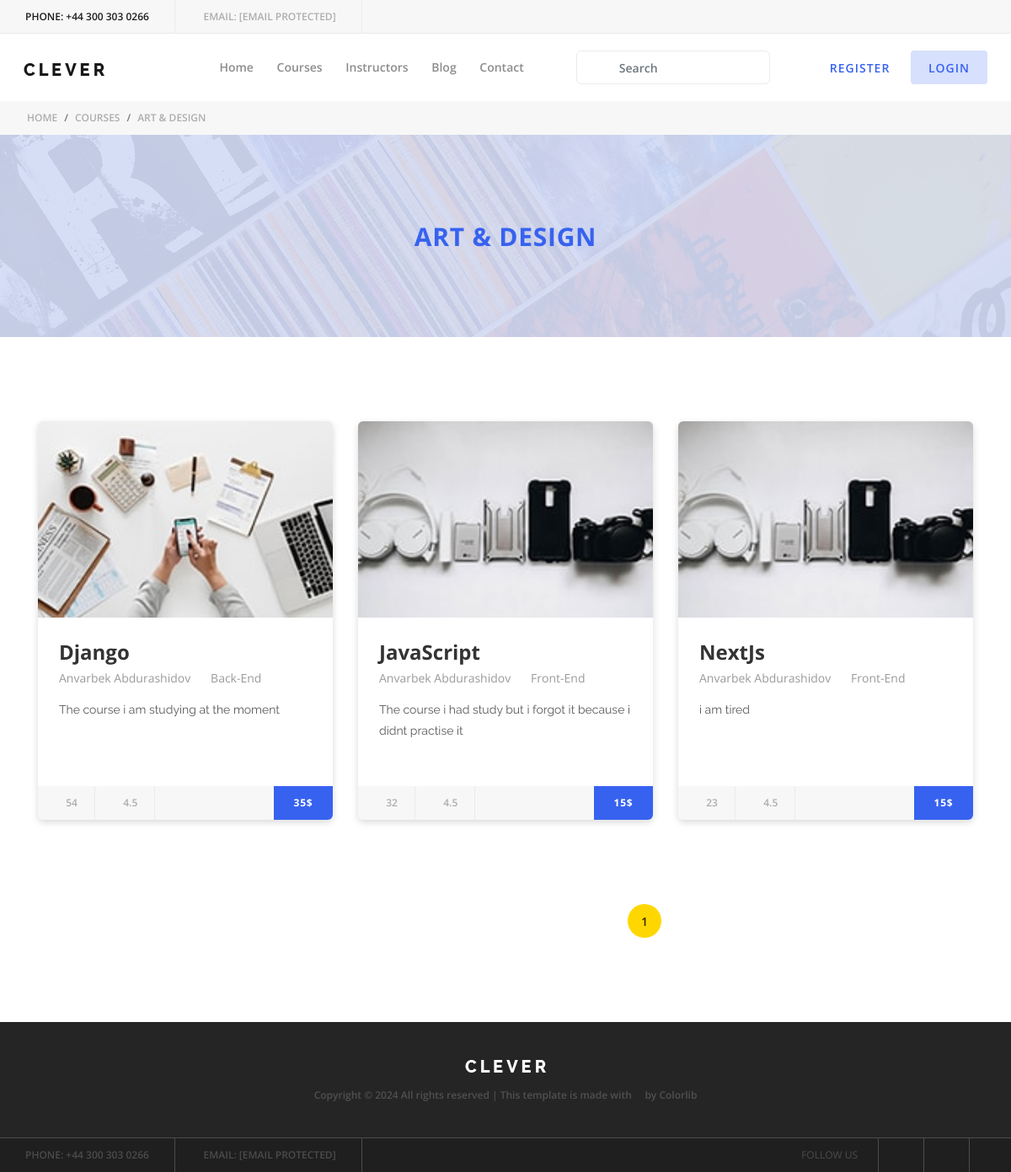
The page /courses/ (signed in) on the database its author committed.
### course/models.py (models this page shows, shortened)
class Course(models.Model):
    title = models.CharField(max_length=100)
    author_name = models.ForeignKey(Register, on_delete=models.CASCADE)
    category = models.ForeignKey(Category, on_delete=models.CASCADE)
    description = models.TextField()
    image = models.ImageField(upload_to='course_image/')
    price = models.CharField(max_length=50)
    views = models.PositiveIntegerField()

class Register(models.Model):
    name = models.CharField(max_length=100)
    email = models.EmailField(unique=True)
    phone = models.CharField(max_length=100, unique=True)
    def __str__(self):
        return self.name

class Category(models.Model):
    title = models.CharField(max_length=130)
    def __str__(self):
        return self.title

### course/views.py (the view)
# urls.py: path('courses/', courses, name='url_course'),
@login_required(login_url='login')
def courses(request):
    all_course = Paginator(Course.objects.all(), 3)
    page = request.GET.get('page')
    all_post = all_course.get_page(page)
    if not page:
        page = 1
    context = {
        'page': page,
        'all_course': all_post,
    }
    return render(request, 'courses.html', context)

### templates/courses.html (shortened to what this page needs)
<!DOCTYPE html>
{% load static %}
<html lang="en">
<head>
    <link rel="stylesheet" href="{% static 'style.css' %}">
</head>
<body>
<header class="header-area">
    <div class="top-header-area d-flex justify-content-between align-items-center">
        <div class="contact-info">
            <a href="courses.html#"><span>Phone:</span> +44 300 303 0266</a>
            <a href="courses.html#"><span>Email:</span> <span class="__cf_email__"
                                                              data-cfemail="761f18101936151a130013045815191b">[email&#160;protected]</span></a>
        </div>
    </div>
    <div class="clever-main-menu">
        <div class="classy-nav-container breakpoint-off">
            <nav class="classy-navbar justify-content-between" id="cleverNav">
                <a class="nav-brand" href="{% url 'main' %}"><img src="{% static 'img/core-img/logo.png' %}" alt=""></a>
                <div class="classy-menu">
                    <div class="classynav">
                        <ul>
                            <li><a href="{% url 'main' %}">Home</a></li>
                            <li><a href="{% url 'url_course' %}">Courses</a></li>
                            <li><a href="{% url 'instructors' %}">Instructors</a></li>
                            <li><a href="{% url 'blog' %}">Blog</a></li>
                            <li><a href="contact.html">Contact</a></li>
                        </ul>
                        <div class="search-area">
                            <form action="{% url 'search' %}" class="search-form">
                                <input name="search" type="search" class="form-control" placeholder="Search">
                            </form>
                        </div>
                        <div class="register-login-area">
                            <a href="{% url 'register' %}" class="btn">Register</a>
                            <a href="{% url 'login' %}" class="btn active">Login</a>
                        </div>
                    </div>
                </div>
            </nav>
        </div>
    </div>
</header>
<div class="breadcumb-area">
    <nav aria-label="breadcrumb">
        <ol class="breadcrumb">
            <li class="breadcrumb-item"><a href="{% url 'main' %}">Home</a></li>
            <li class="breadcrumb-item"><a href="{% url 'url_course' %}">Courses</a></li>
            <li class="breadcrumb-item active" aria-current="page">Art &amp; Design</li>
        </ol>
    </nav>
</div>
<div class="clever-catagory bg-img d-flex align-items-center justify-content-center p-3"
     style="background-image: url({% static 'img/bg-img/bg2.jpg' %});">
    <h3>Art &amp; Design</h3>
</div>
<section class="popular-courses-area section-padding-100">
    <div class="container">
        <div class="row">
            {% for course in all_course %}
            <div class="col-12 col-md-6 col-lg-4">
                <div class="single-popular-course mb-100 wow fadeInUp" data-wow-delay="250ms">
                    <img src="{{course.image.url}}" alt="">
                    <div class="course-content" style="height: 200px">
                        <a href="{% url 'single_course' course.id %}"><h4>{{course.title}}</h4></a>
                        <div class="meta d-flex align-items-center">
                            <a href="courses.html#">{{course.author_name}}</a>
                            <span><i class="fa fa-circle" aria-hidden="true"></i></span>
                            <a href="courses.html#">{{course.category}}</a>
                        </div>
                        <p>{{course.description|slice:'150'}}</p>
                    </div>
                    <div class="seat-rating-fee d-flex justify-content-between">
                        <div class="seat-rating h-100 d-flex align-items-center">
                            <div class="seat">
                                <i class="fa fa-user" aria-hidden="true"></i> {{course.views}}
                            </div>
                            <div class="rating">
                                <i class="fa fa-star" aria-hidden="true"></i> 4.5
                            </div>
                        </div>
                        <div class="course-fee h-100">
                            <a href="courses.html#" class="free">{{course.price}}</a>
                        </div>
                    </div>
                </div>
            </div>
            {% endfor %}
        </div>
    </div>
    <div class="row">
        {% if not all_course.has_previous%}
        <a href=""
           style="margin-left:760px ; background-color: gold; width: 40px; height: 40px; border-radius: 50px; text-align: center; padding-top:10px">{{page}}</a>
        {% else %}
        <a href=""
           style="margin-left:5px ; background-color: gold; width: 40px; height: 40px; border-radius: 50px; text-align: center; padding-top:10px">{{page}}</a>
        {% endif %}
    </div>
</section>
<footer class="footer-area">
    <div class="top-footer-area">
        <div class="container">
            <div class="row">
                <div class="col-12">
                    <div class="footer-logo">
                        <a href="index.html"><img src="img/core-img/logo2.png" alt=""></a>
                    </div>
                    <p><a href="courses.html#">
                        Copyright &copy;
                        All rights reserved | This template is made with <i class="fa fa-heart-o"
                                                                            aria-hidden="true"></i> by <a
                            href="https://colorlib.com" target="_blank">Colorlib</a>
                        </a></p>
                </div>
            </div>
        </div>
    </div>
    <div class="bottom-footer-area d-flex justify-content-between align-items-center">
        <div class="contact-info">
            <a href="courses.html#"><span>Phone:</span> +44 300 303 0266</a>
            <a href="courses.html#"><span>Email:</span> <span class="__cf_email__"
                                                              data-cfemail="345d5a525b745758514251461a575b59">[email&#160;protected]</span></a>
        </div>
        <div class="follow-us">
            <span>Follow us</span>
            <a href="courses.html#"><i class="fa fa-facebook" aria-hidden="true"></i></a>
            <a href="courses.html#"><i class="fa fa-instagram" aria-hidden="true"></i></a>
            <a href="courses.html#"><i class="fa fa-twitter" aria-hidden="true"></i></a>
        </div>
    </div>
</footer>
</body>
</html>

### rows shown on the page
Course: image (picture), title "Django", author_name "Anvarbek Abdurashidov", category "Back-End", description "The course i am studying at the moment", views "54", price "35$"
Course: image (picture), title "JavaScript", author_name "Anvarbek Abdurashidov", category "Front-End", description "The course i had study but i forgot it because i didnt practise it", views "32", price "15$"
Course: image (picture), title "NextJs", author_name "Anvarbek Abdurashidov", category "Front-End", description "i am tired", views "23", price "15$"

### other values the page prints
{{ page }} "1"
